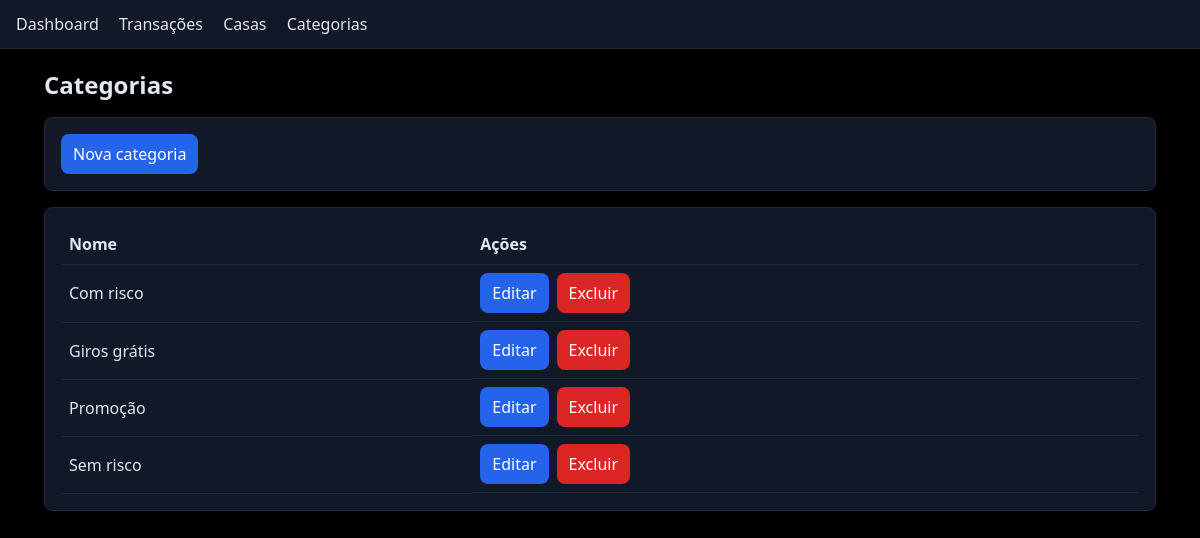
Page /categorias/ on the committed database.
### app/models.py (models this page shows)
class Categoria(SQLModel, table=True):
    id: Optional[int] = Field(default=None, primary_key=True)
    nome: str = Field(sa_column=Column(String, unique=True, nullable=False, index=True))

### app/routers/categorias.py (the view)
@router.get("/", response_class=HTMLResponse)
def listar_categorias(request: Request):
    with get_session() as session:
        categorias = session.exec(select(Categoria).order_by(Categoria.nome)).all()
    return templates.TemplateResponse("categorias.html", {"request": request, "categorias": categorias})

### app/templates/categorias.html (shortened to what this page needs)
{% extends 'base.html' %}
{% block content %}
<h2 class="text-2xl font-bold mb-4">Categorias</h2>
<div class="bg-bg-secondary border border-border-color rounded-lg p-4 mb-4">
  <button onclick="document.getElementById('modal-categoria').showModal()" class="bg-btn-primary text-white border-none rounded-lg px-3 py-2 cursor-pointer">Nova categoria</button>
</div>
<div class="bg-bg-secondary border border-border-color rounded-lg p-4">
  <table class="w-full border-collapse">
    <thead>
      <tr>
        <th class="border-b border-border-color p-2 text-left">Nome</th>
        <th class="border-b border-border-color p-2 text-left">Ações</th>
      </tr>
    </thead>
    <tbody>
      {% for c in categorias %}
        <tr>
          <td class="border-b border-border-color p-2">{{ c.nome }}</td>
          <td class="border-b border-border-color p-2 flex gap-2">
            <button type="button" onclick="document.getElementById('edit-categoria-{{ c.id }}').showModal()" class="bg-btn-primary text-white border-none rounded-lg px-3 py-2 cursor-pointer">Editar</button>
            <form method="post" action="/categorias/excluir/{{ c.id }}" onsubmit="return confirm('Excluir categoria?');" class="inline">
              <button type="submit" class="bg-red-600 text-white border-none rounded-lg px-3 py-2 cursor-pointer">Excluir</button>
            </form>
          </td>
        </tr>
      {% endfor %}
    </tbody>
  </table>
</div>
{% endblock %}

### rows in the picture
Categoria: nome "Com risco"
Categoria: nome "Giros grátis"
Categoria: nome "Promoção"
Categoria: nome "Sem risco"
